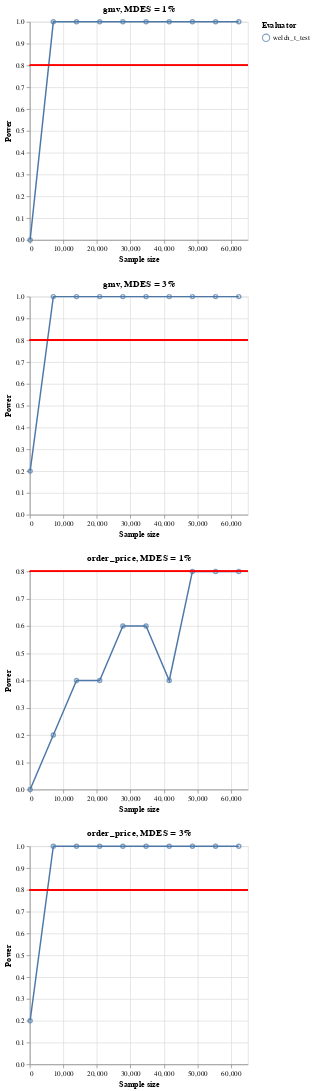

Notebook code for this chart:
### Code cell
evaluators = [traditional_cuped, causal_jet_cuped]

eval = ro.Simulator(
    df=df,
    metrics=METRICS,
    id_col=UNIT_ID,
    # evaluators=evaluators,
    # sample_min=1000,
    # sample_max=21_000,
    num_steps=10,
    mdes=[0.01, 0.03],
    num_runs=5,
    baseline_evaluator="welch",
    # preprocessors=preprocessors,
    # sample_timestamps=False,
    # alpha=0.05,
    # random_seed=2312,
    # testing=True
    )

result = eval.run()
print(result.data.head())
result.plot()

### Figure 1 — Vega-Lite specification as saved in the notebook (floating-point values rounded to 4 significant figures)
{"config": {"view": {"continuousWidth": 300, "continuousHeight": 300}}, "vconcat": [{"layer": [{"mark": {"type": "point"}, "encoding": {"color": {"field": "evaluator", "legend": {"title": "Evaluator"}, "type": "nominal"}, "x": {"axis": {"title": "Sample size"}, "field": "sample_size", "type": "quantitative"}, "y": {"axis": {"title": "Power"}, "field": "power", "type": "quantitative"}}}, {"mark": {"type": "line"}, "encoding": {"color": {"field": "evaluator", "legend": {"title": "Evaluator"}, "type": "nominal"}, "x": {"axis": {"title": "Sample size"}, "field": "sample_size", "type": "quantitative"}, "y": {"axis": {"title": "Power"}, "field": "power", "type": "quantitative"}}, "transform": [{"loess": "power", "on": "sample_size", "groupby": ["evaluator"]}]}, {"data": {"name": "data-1f1d1d5561bd6507455977c12e546584"}, "mark": {"type": "rule", "color": "red"}, "encoding": {"y": {"axis": {"title": ""}, "field": "a", "type": "quantitative"}}, "transform": [{"calculate": "0.8", "as": "a"}]}], "data": {"name": "data-fea02891e79633f74f24e39835b3493f"}, "title": "gmv, MDES = 1%"}, {"layer": [{"mark": {"type": "point"}, "encoding": {"color": {"field": "evaluator", "legend": {"title": "Evaluator"}, "type": "nominal"}, "x": {"axis": {"title": "Sample size"}, "field": "sample_size", "type": "quantitative"}, "y": {"axis": {"title": "Power"}, "field": "power", "type": "quantitative"}}}, {"mark": {"type": "line"}, "encoding": {"color": {"field": "evaluator", "legend": {"title": "Evaluator"}, "type": "nominal"}, "x": {"axis": {"title": "Sample size"}, "field": "sample_size", "type": "quantitative"}, "y": {"axis": {"title": "Power"}, "field": "power", "type": "quantitative"}}, "transform": [{"loess": "power", "on": "sample_size", "groupby": ["evaluator"]}]}, {"data": {"name": "data-1f1d1d5561bd6507455977c12e546584"}, "mark": {"type": "rule", "color": "red"}, "encoding": {"y": {"axis": {"title": ""}, "field": "a", "type": "quantitative"}}, "transform": [{"calculate": "0.8", "as": "a"}]}], "data": {"name": "data-67c52da9d7430c841f82d31a91b3f3c5"}, "title": "gmv, MDES = 3%"}, {"layer": [{"mark": {"type": "point"}, "encoding": {"color": {"field": "evaluator", "legend": {"title": "Evaluator"}, "type": "nominal"}, "x": {"axis": {"title": "Sample size"}, "field": "sample_size", "type": "quantitative"}, "y": {"axis": {"title": "Power"}, "field": "power", "type": "quantitative"}}}, {"mark": {"type": "line"}, "encoding": {"color": {"field": "evaluator", "legend": {"title": "Evaluator"}, "type": "nominal"}, "x": {"axis": {"title": "Sample size"}, "field": "sample_size", "type": "quantitative"}, "y": {"axis": {"title": "Power"}, "field": "power", "type": "quantitative"}}, "transform": [{"loess": "power", "on": "sample_size", "groupby": ["evaluator"]}]}, {"data": {"name": "data-1f1d1d5561bd6507455977c12e546584"}, "mark": {"type": "rule", "color": "red"}, "encoding": {"y": {"axis": {"title": ""}, "field": "a", "type": "quantitative"}}, "transform": [{"calculate": "0.8", "as": "a"}]}], "data": {"name": "data-91b0eb182301a0e6bec682aa1a2a5ea0"}, "title": "order_price, MDES = 1%"}, {"layer": [{"mark": {"type": "point"}, "encoding": {"color": {"field": "evaluator", "legend": {"title": "Evaluator"}, "type": "nominal"}, "x": {"axis": {"title": "Sample size"}, "field": "sample_size", "type": "quantitative"}, "y": {"axis": {"title": "Power"}, "field": "power", "type": "quantitative"}}}, {"mark": {"type": "line"}, "encoding": {"color": {"field": "evaluator", "legend": {"title": "Evaluator"}, "type": "nominal"}, "x": {"axis": {"title": "Sample size"}, "field": "sample_size", "type": "quantitative"}, "y": {"axis": {"title": "Power"}, "field": "power", "type": "quantitative"}}, "transform": [{"loess": "power", "on": "sample_size", "groupby": ["evaluator"]}]}, {"data": {"name": "data-1f1d1d5561bd6507455977c12e546584"}, "mark": {"type": "rule", "color": "red"}, "encoding": {"y": {"axis": {"title": ""}, "field": "a", "type": "quantitative"}}, "transform": [{"calculate": "0.8", "as": "a"}]}], "data": {"name": "data-a6e026af2fcb8233c71bb094fc0cf6aa"}, "title": "order_price, MDES = 3%"}], "$schema": "https://vega.github.io/schema/vega-lite/v5.15.1.json", "datasets": {"data-fea02891e79633f74f24e39835b3493f": [{"metric": "gmv", "evaluator": "welch_t_test", "sample_size": 100, "mdes": 0.01, "power": 0.0}, {"metric": "gmv", "evaluator": "welch_t_test", "sample_size": 7009, "mdes": 0.01, "power": 1.0}, {"metric": "gmv", "evaluator": "welch_t_test", "sample_size": 13918, "mdes": 0.01, "power": 1.0}, {"metric": "gmv", "evaluator": "welch_t_test", "sample_size": 20826, "mdes": 0.01, "power": 1.0}, {"metric": "gmv", "evaluator": "welch_t_test", "sample_size": 27735, "mdes": 0.01, "power": 1.0}, {"metric": "gmv", "evaluator": "welch_t_test", "sample_size": 34644, "mdes": 0.01, "power": 1.0}, {"metric": "gmv", "evaluator": "welch_t_test", "sample_size": 41553, "mdes": 0.01, "power": 1.0}, {"metric": "gmv", "evaluator": "welch_t_test", "sample_size": 48461, "mdes": 0.01, "power": 1.0}, {"metric": "gmv", "evaluator": "welch_t_test", "sample_size": 55370, "mdes": 0.01, "power": 1.0}, {"metric": "gmv", "evaluator": "welch_t_test", "sample_size": 62279, "mdes": 0.01, "power": 1.0}], "data-1f1d1d5561bd6507455977c12e546584": [{"metric": "gmv", "evaluator": "welch_t_test", "sample_size": 100, "mdes": 0.01, "power": 0.0}, {"metric": "gmv", "evaluator": "welch_t_test", "sample_size": 100, "mdes": 0.03, "power": 0.2}, {"metric": "gmv", "evaluator": "welch_t_test", "sample_size": 7009, "mdes": 0.01, "power": 1.0}, {"metric": "gmv", "evaluator": "welch_t_test", "sample_size": 7009, "mdes": 0.03, "power": 1.0}, {"metric": "gmv", "evaluator": "welch_t_test", "sample_size": 13918, "mdes": 0.01, "power": 1.0}, {"metric": "gmv", "evaluator": "welch_t_test", "sample_size": 13918, "mdes": 0.03, "power": 1.0}, {"metric": "gmv", "evaluator": "welch_t_test", "sample_size": 20826, "mdes": 0.01, "power": 1.0}, {"metric": "gmv", "evaluator": "welch_t_test", "sample_size": 20826, "mdes": 0.03, "power": 1.0}, {"metric": "gmv", "evaluator": "welch_t_test", "sample_size": 27735, "mdes": 0.01, "power": 1.0}, {"metric": "gmv", "evaluator": "welch_t_test", "sample_size": 27735, "mdes": 0.03, "power": 1.0}, {"metric": "gmv", "evaluator": "welch_t_test", "sample_size": 34644, "mdes": 0.01, "power": 1.0}, {"metric": "gmv", "evaluator": "welch_t_test", "sample_size": 34644, "mdes": 0.03, "power": 1.0}, {"metric": "gmv", "evaluator": "welch_t_test", "sample_size": 41553, "mdes": 0.01, "power": 1.0}, {"metric": "gmv", "evaluator": "welch_t_test", "sample_size": 41553, "mdes": 0.03, "power": 1.0}, {"metric": "gmv", "evaluator": "welch_t_test", "sample_size": 48461, "mdes": 0.01, "power": 1.0}, {"metric": "gmv", "evaluator": "welch_t_test", "sample_size": 48461, "mdes": 0.03, "power": 1.0}, {"metric": "gmv", "evaluator": "welch_t_test", "sample_size": 55370, "mdes": 0.01, "power": 1.0}, {"metric": "gmv", "evaluator": "welch_t_test", "sample_size": 55370, "mdes": 0.03, "power": 1.0}, {"metric": "gmv", "evaluator": "welch_t_test", "sample_size": 62279, "mdes": 0.01, "power": 1.0}, {"metric": "gmv", "evaluator": "welch_t_test", "sample_size": 62279, "mdes": 0.03, "power": 1.0}, {"metric": "order_price", "evaluator": "welch_t_test", "sample_size": 100, "mdes": 0.01, "power": 0.0}, {"metric": "order_price", "evaluator": "welch_t_test", "sample_size": 100, "mdes": 0.03, "power": 0.2}, {"metric": "order_price", "evaluator": "welch_t_test", "sample_size": 7009, "mdes": 0.01, "power": 0.2}, {"metric": "order_price", "evaluator": "welch_t_test", "sample_size": 7009, "mdes": 0.03, "power": 1.0}, {"metric": "order_price", "evaluator": "welch_t_test", "sample_size": 13918, "mdes": 0.01, "power": 0.4}, {"metric": "order_price", "evaluator": "welch_t_test", "sample_size": 13918, "mdes": 0.03, "power": 1.0}, {"metric": "order_price", "evaluator": "welch_t_test", "sample_size": 20826, "mdes": 0.01, "power": 0.4}, {"metric": "order_price", "evaluator": "welch_t_test", "sample_size": 20826, "mdes": 0.03, "power": 1.0}, {"metric": "order_price", "evaluator": "welch_t_test", "sample_size": 27735, "mdes": 0.01, "power": 0.6}, {"metric": "order_price", "evaluator": "welch_t_test", "sample_size": 27735, "mdes": 0.03, "power": 1.0}, {"metric": "order_price", "evaluator": "welch_t_test", "sample_size": 34644, "mdes": 0.01, "power": 0.6}, {"metric": "order_price", "evaluator": "welch_t_test", "sample_size": 34644, "mdes": 0.03, "power": 1.0}, {"metric": "order_price", "evaluator": "welch_t_test", "sample_size": 41553, "mdes": 0.01, "power": 0.4}, {"metric": "order_price", "evaluator": "welch_t_test", "sample_size": 41553, "mdes": 0.03, "power": 1.0}, {"metric": "order_price", "evaluator": "welch_t_test", "sample_size": 48461, "mdes": 0.01, "power": 0.8}, {"metric": "order_price", "evaluator": "welch_t_test", "sample_size": 48461, "mdes": 0.03, "power": 1.0}, {"metric": "order_price", "evaluator": "welch_t_test", "sample_size": 55370, "mdes": 0.01, "power": 0.8}, {"metric": "order_price", "evaluator": "welch_t_test", "sample_size": 55370, "mdes": 0.03, "power": 1.0}, {"metric": "order_price", "evaluator": "welch_t_test", "sample_size": 62279, "mdes": 0.01, "power": 0.8}, {"metric": "order_price", "evaluator": "welch_t_test", "sample_size": 62279, "mdes": 0.03, "power": 1.0}], "data-67c52da9d7430c841f82d31a91b3f3c5": [{"metric": "gmv", "evaluator": "welch_t_test", "sample_size": 100, "mdes": 0.03, "power": 0.2}, {"metric": "gmv", "evaluator": "welch_t_test", "sample_size": 7009, "mdes": 0.03, "power": 1.0}, {"metric": "gmv", "evaluator": "welch_t_test", "sample_size": 13918, "mdes": 0.03, "power": 1.0}, {"metric": "gmv", "evaluator": "welch_t_test", "sample_size": 20826, "mdes": 0.03, "power": 1.0}, {"metric": "gmv", "evaluator": "welch_t_test", "sample_size": 27735, "mdes": 0.03, "power": 1.0}, {"metric": "gmv", "evaluator": "welch_t_test", "sample_size": 34644, "mdes": 0.03, "power": 1.0}, {"metric": "gmv", "evaluator": "welch_t_test", "sample_size": 41553, "mdes": 0.03, "power": 1.0}, {"metric": "gmv", "evaluator": "welch_t_test", "sample_size": 48461, "mdes": 0.03, "power": 1.0}, {"metric": "gmv", "evaluator": "welch_t_test", "sample_size": 55370, "mdes": 0.03, "power": 1.0}, {"metric": "gmv", "evaluator": "welch_t_test", "sample_size": 62279, "mdes": 0.03, "power": 1.0}], "data-91b0eb182301a0e6bec682aa1a2a5ea0": [{"metric": "order_price", "evaluator": "welch_t_test", "sample_size": 100, "mdes": 0.01, "power": 0.0}, {"metric": "order_price", "evaluator": "welch_t_test", "sample_size": 7009, "mdes": 0.01, "power": 0.2}, {"metric": "order_price", "evaluator": "welch_t_test", "sample_size": 13918, "mdes": 0.01, "power": 0.4}, {"metric": "order_price", "evaluator": "welch_t_test", "sample_size": 20826, "mdes": 0.01, "power": 0.4}, {"metric": "order_price", "evaluator": "welch_t_test", "sample_size": 27735, "mdes": 0.01, "power": 0.6}, {"metric": "order_price", "evaluator": "welch_t_test", "sample_size": 34644, "mdes": 0.01, "power": 0.6}, {"metric": "order_price", "evaluator": "welch_t_test", "sample_size": 41553, "mdes": 0.01, "power": 0.4}, {"metric": "order_price", "evaluator": "welch_t_test", "sample_size": 48461, "mdes": 0.01, "power": 0.8}, {"metric": "order_price", "evaluator": "welch_t_test", "sample_size": 55370, "mdes": 0.01, "power": 0.8}, {"metric": "order_price", "evaluator": "welch_t_test", "sample_size": 62279, "mdes": 0.01, "power": 0.8}], "data-a6e026af2fcb8233c71bb094fc0cf6aa": [{"metric": "order_price", "evaluator": "welch_t_test", "sample_size": 100, "mdes": 0.03, "power": 0.2}, {"metric": "order_price", "evaluator": "welch_t_test", "sample_size": 7009, "mdes": 0.03, "power": 1.0}, {"metric": "order_price", "evaluator": "welch_t_test", "sample_size": 13918, "mdes": 0.03, "power": 1.0}, {"metric": "order_price", "evaluator": "welch_t_test", "sample_size": 20826, "mdes": 0.03, "power": 1.0}, {"metric": "order_price", "evaluator": "welch_t_test", "sample_size": 27735, "mdes": 0.03, "power": 1.0}, {"metric": "order_price", "evaluator": "welch_t_test", "sample_size": 34644, "mdes": 0.03, "power": 1.0}, {"metric": "order_price", "evaluator": "welch_t_test", "sample_size": 41553, "mdes": 0.03, "power": 1.0}, {"metric": "order_price", "evaluator": "welch_t_test", "sample_size": 48461, "mdes": 0.03, "power": 1.0}, {"metric": "order_price", "evaluator": "welch_t_test", "sample_size": 55370, "mdes": 0.03, "power": 1.0}, {"metric": "order_price", "evaluator": "welch_t_test", "sample_size": 62279, "mdes": 0.03, "power": 1.0}]}}
